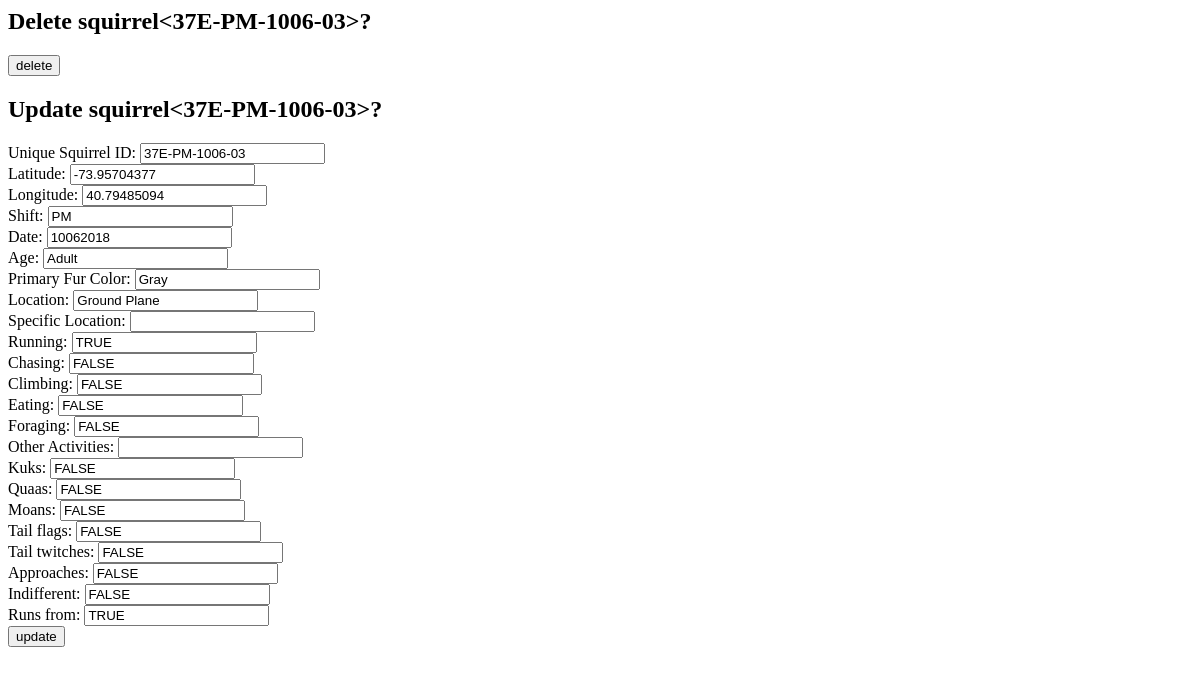
Page /sightings/37E-PM-1006-03/ on the earlier database version.
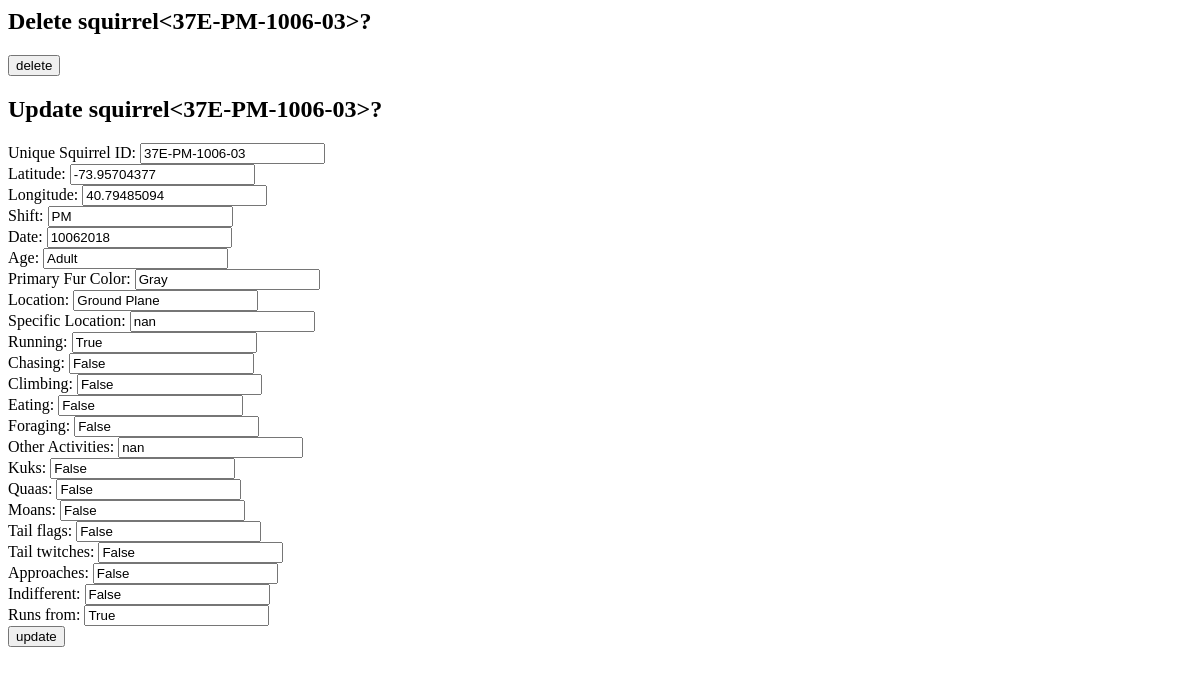
Same page on the later database version.
### squirrel/models.py (models this page shows)
class Squirrel(models.Model):
    def __str__(self):
        return str(self.Unique_Squirrel_ID)
    Latitude = models.CharField(
        help_text = _('Latitude'),
        max_length = 100,
        default = ''
    )
    Longitude = models.CharField(
        help_text = _('Longitude'),
        max_length = 100,
        default = ''
    )
    Unique_Squirrel_ID = models.CharField(
        primary_key = True,
        help_text = _('Unique_Squirrel_ID'),
        max_length = 100,
        default = ''
    )
    PM = 'PM'
    AM = 'AM'
    shift_choices = (
            (PM,'PM'),
            (AM,'AM'),
            )
    Shift = models.CharField(
        help_text = _('Shift'),
        choices = shift_choices,
        max_length = 100,
        default = ''
    )
    Date = models.CharField(
        help_text = _('Date'),
        max_length = 100,
        default = ''
    )
    adult = 'Adult'
    juvenile = 'Juvenile'
    age_choices = (
            (adult, 'Adult'),
            (juvenile, 'Juvenile'),
            )
    Age = models.CharField(
        help_text = _('Age'),
        choices = age_choices,
        max_length = 100,
        default = ''
    )
    Primary_Fur_Color = models.CharField(
        help_text = _('Primary_Fur_Color'),
        max_length = 100,
        default = ''
    )
    above_ground = 'Above Ground'
    ground_plane = 'Ground Plane'
    location_choices = (
            (above_ground, 'Above Ground'),
            (ground_plane, 'Ground Plane'),
            )
    Location = models.CharField(
        help_text = _('Location'),
        choices = location_choices,
        max_length = 100,
        default = ''
    )
    Specific_Location = models.CharField(
        help_text = _('Specific_Location'),
        max_length = 100,
        default = ''
    )
    Running = models.BooleanField(
        help_text = _('Running'),
        default = ''
    )
    Chasing = models.BooleanField (
        help_text = _('Chasing'),
        default = ''
    )
    Climbing = models.BooleanField (
        help_text = _('Climbing'),
        default = ''
   )
    Eating = models.BooleanField (
        help_text = _('Eating'),
        default = ''
    )
    Foraging = models.BooleanField (
        help_text = _('Foraging'),
        default = ''
    )
    Other_Activities = models.CharField (
        help_text = _('Other_Activities'),
        max_length = 100,
        default = ''
    )
    Kuks = models.BooleanField (
        help_text = _('Kuks'),
        default = ''
    )
    Quaas = models.BooleanField (
        help_text = _('Quaas'),
        default = ''
    )
    Moans = models.BooleanField (
        help_text = _('Moans'),
        default = ''
    )
    Tail_flags = models.BooleanField (
        help_text = _('Tail_flags'),
        default = ''
    )
    Tail_twitches = models.BooleanField (
        help_text = _('Tail_twitches'),
        default = ''
    )
    Approaches = models.BooleanField (
        help_text = _('Approaches'),
        default = ''
    )
    Indifferent = models.BooleanField (
        help_text = _('Indifferent'),
        default = ''
    )
    Runs_from = models.BooleanField (
        help_text = _('Runs_from'),
        default = ''
    )

### squirrel/views.py (the view, shortened to what this page needs)
# urls.py: path('<squirrel_id>/', views.squirrel_details),
def squirrel_details(request, squirrel_id):
    try:         #squirrel not found
        squirrel = Squirrel.objects.get(Unique_Squirrel_ID = squirrel_id)
        delete = request.POST.get('Delete')
        update = request.POST.get('Update')
        if delete == 'delete':
            squirrel.delete()
            return redirect('/sightings/')
        return render(request, 'squirrel/detail.html',{'squirrel':squirrel})
    except Squirrel.DoesNotExist:
        raise Http404("Squirrel does not exist")

### squirrel/templates/squirrel/detail.html (shortened to what this page needs)
<form method="post">
        <h2>Delete squirrel<{{ squirrel }}>?</h2>
        <input type="submit" name='Delete' value="delete" /><br />
	<h2>Update squirrel<{{ squirrel }}>?</h2>
        Unique Squirrel ID: <input type="text" name="Unique_Squirrel_ID" value="{{ squirrel.Unique_Squirrel_ID }}" /><br />
        Latitude: <input type="text" name="Latitude" value="{{ squirrel.Latitude }}" /><br />
        Longitude: <input type="text" name="Longitude" value="{{ squirrel.Longitude }}" /><br />
        Shift: <input type="text" name="Shift" value="{{ squirrel.Shift }}" /><br />
        Date: <input type="text" name="Date" value="{{ squirrel.Date }}" /><br />
        Age: <input type="text" name="Age" value="{{ squirrel.Age }}" /><br />
        Primary Fur Color: <input type="text" name="Primary_Fur_Color" value="{{ squirrel.Primary_Fur_Color }}" /><br />
        Location: <input type="text" name="Location" value="{{ squirrel.Location }}" /><br />
	Specific Location: <input type="text" name="Specific_Location" value="{{ squirrel.Specific_Location }}" /><br />
	Running: <input type="text" name="Running" value="{{ squirrel.Running }}" /><br />
        Chasing: <input type="text" name="Chasing" value="{{ squirrel.Chasing }}" /><br />
        Climbing: <input type="text" name="Climbing" value="{{ squirrel.Climbing }}" /><br />
        Eating: <input type="text" name="Eating" value="{{ squirrel.Eating }}" /><br />
        Foraging: <input type="text" name="Foraging" value="{{ squirrel.Foraging }}" /><br />
        Other Activities: <input type="text" name="Other_Activities" value="{{ squirrel.Other_Activities }}" /><br />
        Kuks: <input type="text" name="Kuks" value="{{ squirrel.Kuks }}" /><br />
        Quaas: <input type="text" name="Quaas" value="{{ squirrel.Quaas }}" /><br />
        Moans: <input type="text" name="Moans" value="{{ squirrel.Moans }}" /><br />
        Tail flags: <input type="text" name="Tail_flags" value="{{ squirrel.Tail_flags }}" /><br />
        Tail twitches: <input type="text" name="Tail_twitches" value="{{ squirrel.Tail_twitches }}" /><br />
        Approaches: <input type="text" name="Approaches" value="{{ squirrel.Approaches }}" /><br />
        Indifferent: <input type="text" name="Indifferent" value="{{ squirrel.Indifferent }}" /><br />
        Runs from: <input type="text" name="Runs_from" value="{{ squirrel.Runs_from }}" /><br />
        <input type="submit" name="Update" value="update" />
</form>

Differences in the rows shown:
changed Squirrel "37E-PM-1006-03": Specific_Location (not shown) → "nan"; Running "TRUE" → "True"; Chasing "FALSE" → "False"; Climbing "FALSE" → "False"; Eating "FALSE" → "False"; Foraging "FALSE" → "False"; Other_Activities (not shown) → "nan"; Kuks "FALSE" → "False"; Quaas "FALSE" → "False"; Moans "FALSE" → "False"; Tail_flags "FALSE" → "False"; Tail_twitches "FALSE" → "False"; Approaches "FALSE" → "False"; Indifferent "FALSE" → "False"; Runs_from "TRUE" → "True"
